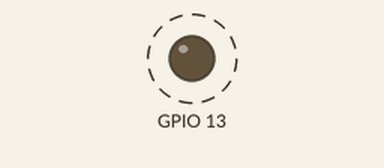
This sketch was run on a simulated ESP32. On the bench: output pins drawn as LEDs (lit = HIGH). Dashed ring = blinking. What the sketch prints to the serial monitor is not drawn.

Above: at 0.5 s.
Timing chart, 0 to 4.6 s (numbered marks = the images above):
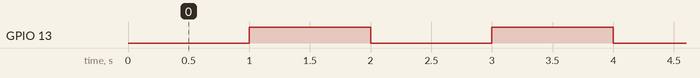

The sketch:

get_esp32_mac_addr.ino
```cpp
#include "WiFi.h"

void setup() {
  Serial.begin(9600);
  pinMode(13, OUTPUT);
  WiFi.mode(WIFI_STA);
  Serial.println(WiFi.macAddress());
}

void loop() {
  digitalWrite(13, LOW);
  delay(1000);
  digitalWrite(13, HIGH);
  Serial.println(WiFi.macAddress());
  delay(1000);
}
```

Measured:
- by itself, GPIO 13: alternates HIGH for 1.0 s and LOW for 1.0 s
